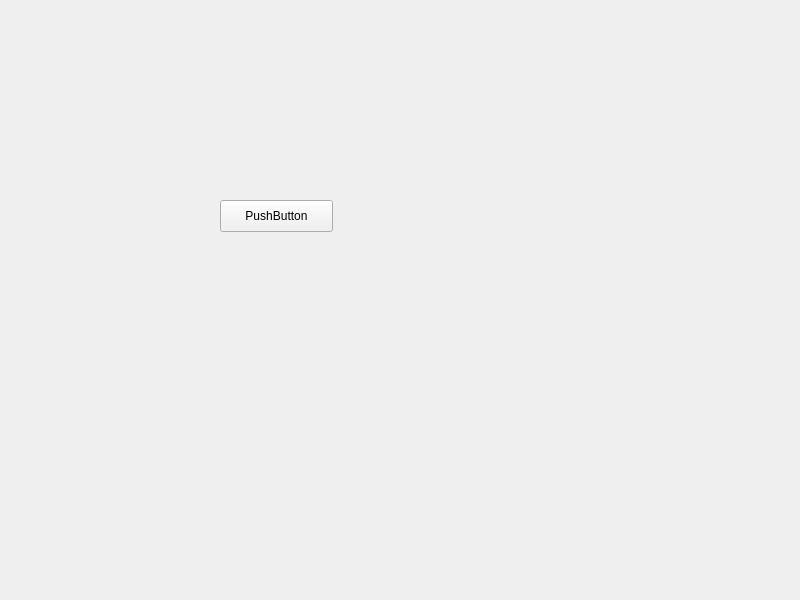
<?xml version="1.0" encoding="UTF-8"?>
<ui version="4.0">
 <class>MainWindow</class>
 <widget class="QMainWindow" name="MainWindow">
  <property name="geometry">
   <rect>
    <x>0</x>
    <y>0</y>
    <width>800</width>
    <height>600</height>
   </rect>
  </property>
  <property name="windowTitle">
   <string>MainWindow</string>
  </property>
  <widget class="QWidget" name="centralwidget">
   <widget class="QPushButton" name="pushButton">
    <property name="geometry">
     <rect>
      <x>220</x>
      <y>200</y>
      <width>113</width>
      <height>32</height>
     </rect>
    </property>
    <property name="text">
     <string>PushButton</string>
    </property>
   </widget>
  </widget>
 </widget>
 <resources/>
 <connections/>
</ui>
